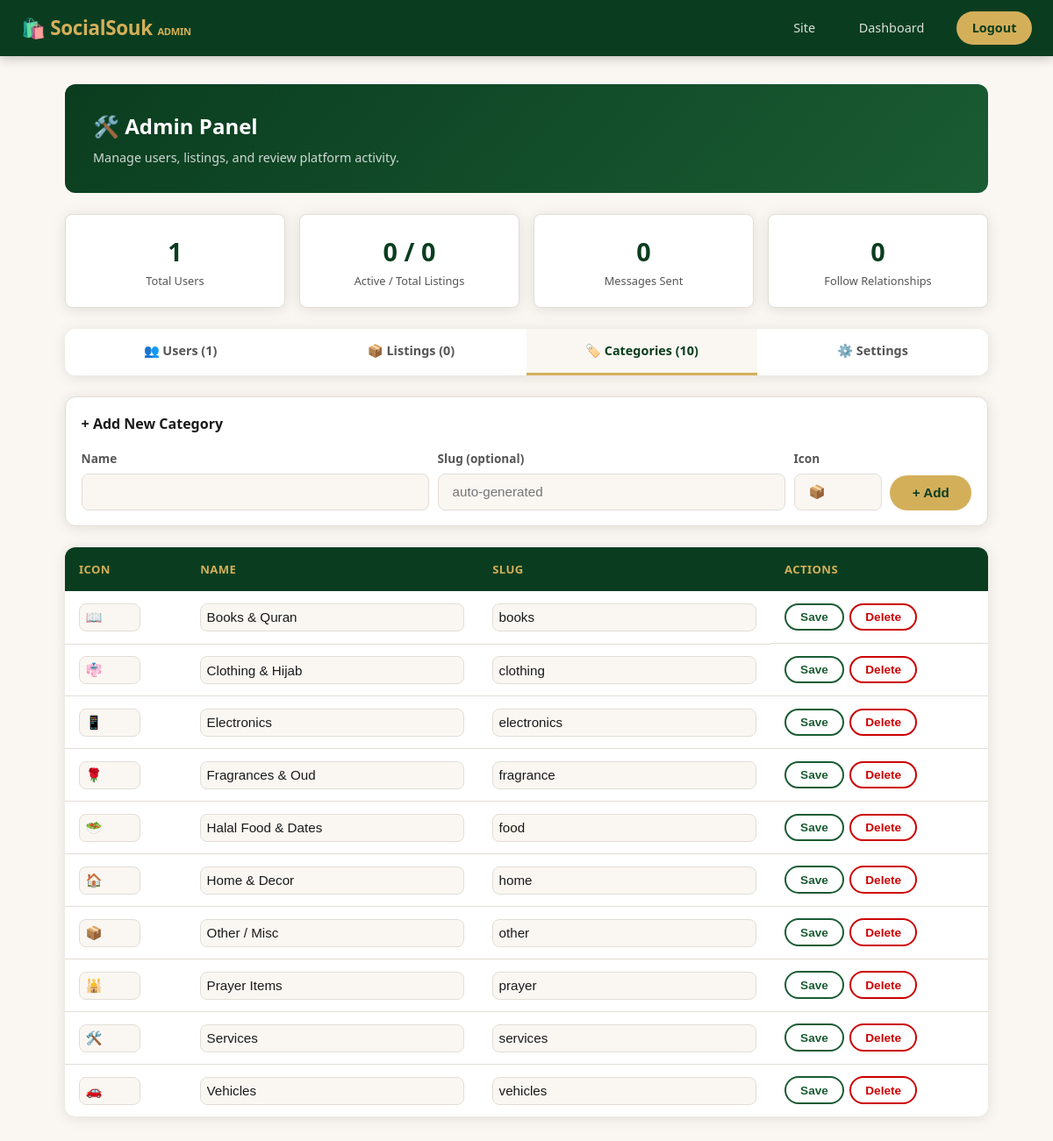
Screenshot of /admin.php?tab=categories (signed in) with the database file from the repository.
### tables this page shows
CREATE TABLE IF NOT EXISTS categories (
    id    INT UNSIGNED AUTO_INCREMENT PRIMARY KEY,
    name  VARCHAR(100) NOT NULL,
    slug  VARCHAR(100) NOT NULL UNIQUE,
    icon  VARCHAR(10)
);

### db.php (called while the page is built, shortened)
<?php
function e(string $s): string {
    return htmlspecialchars($s, ENT_QUOTES, 'UTF-8');
}

### admin.php (the view, shortened to what this page needs)
<?php
require_once __DIR__ . '/db.php';
$tab = $_GET['tab'] ?? 'users';
$stats = $pdo->query(
    "SELECT (SELECT COUNT(*) FROM users) AS total_users,
            (SELECT COUNT(*) FROM listings) AS total_listings,
            (SELECT COUNT(*) FROM listings WHERE is_active = 1) AS active_listings,
            (SELECT COUNT(*) FROM messages) AS total_messages,
            (SELECT COUNT(*) FROM follows) AS total_follows"
)->fetch();
$users = $pdo->query('SELECT * FROM users ORDER BY created_at DESC')->fetchAll();
$listings = $pdo->query(
    'SELECT l.*, u.name AS seller_name FROM listings l JOIN users u ON u.id = l.user_id ORDER BY l.created_at DESC'
)->fetchAll();
$categories = $pdo->query('SELECT * FROM categories ORDER BY name')->fetchAll();
?>
<!DOCTYPE html>
<html lang="en">
<head>
<link rel="stylesheet" href="style.css">
</head>
<body>
<nav class="navbar">
    <div class="nav-brand">🛍️ <?= e(SITE_NAME) ?> <small style="color:var(--gold);font-size:.7rem">ADMIN</small></div>
    <div class="nav-links">
        <a href="index.php">Site</a>
        <a href="dashboard.php">Dashboard</a>
        <a href="logout.php" class="nav-btn">Logout</a>
    </div>
</nav>
<div class="dashboard-wrap" style="max-width:1100px">
    <div class="dashboard-header">
        <h2>🛠️ Admin Panel</h2>
        <p>Manage users, listings, and review platform activity.</p>
    </div>
    <div class="stat-cards" style="display:grid;grid-template-columns:repeat(auto-fit,minmax(150px,1fr));gap:1rem;margin-bottom:1.5rem">
        <div class="stat-card" style="background:var(--white);border-radius:var(--radius-sm);padding:1.2rem;box-shadow:var(--shadow);border:1.5px solid var(--border);text-align:center">
            <div style="font-size:1.8rem;font-weight:800;color:var(--green-deep)"><?= (int) $stats['total_users'] ?></div>
            <div style="font-size:.8rem;color:var(--text-mid)">Total Users</div>
        </div>
        <div class="stat-card" style="background:var(--white);border-radius:var(--radius-sm);padding:1.2rem;box-shadow:var(--shadow);border:1.5px solid var(--border);text-align:center">
            <div style="font-size:1.8rem;font-weight:800;color:var(--green-deep)"><?= (int) $stats['active_listings'] ?> / <?= (int) $stats['total_listings'] ?></div>
            <div style="font-size:.8rem;color:var(--text-mid)">Active / Total Listings</div>
        </div>
        <div class="stat-card" style="background:var(--white);border-radius:var(--radius-sm);padding:1.2rem;box-shadow:var(--shadow);border:1.5px solid var(--border);text-align:center">
            <div style="font-size:1.8rem;font-weight:800;color:var(--green-deep)"><?= (int) $stats['total_messages'] ?></div>
            <div style="font-size:.8rem;color:var(--text-mid)">Messages Sent</div>
        </div>
        <div class="stat-card" style="background:var(--white);border-radius:var(--radius-sm);padding:1.2rem;box-shadow:var(--shadow);border:1.5px solid var(--border);text-align:center">
            <div style="font-size:1.8rem;font-weight:800;color:var(--green-deep)"><?= (int) $stats['total_follows'] ?></div>
            <div style="font-size:.8rem;color:var(--text-mid)">Follow Relationships</div>
        </div>
    </div>
    <div class="tabs">
        <a href="?tab=users" class="tab-btn <?= $tab === 'users' ? 'active' : '' ?>" style="text-decoration:none;display:block;text-align:center">👥 Users (<?= count($users) ?>)</a>
        <a href="?tab=listings" class="tab-btn <?= $tab === 'listings' ? 'active' : '' ?>" style="text-decoration:none;display:block;text-align:center">📦 Listings (<?= count($listings) ?>)</a>
        <a href="?tab=categories" class="tab-btn <?= $tab === 'categories' ? 'active' : '' ?>" style="text-decoration:none;display:block;text-align:center">🏷️ Categories (<?= count($categories) ?>)</a>
        <a href="?tab=settings" class="tab-btn <?= $tab === 'settings' ? 'active' : '' ?>" style="text-decoration:none;display:block;text-align:center">⚙️ Settings</a>
    </div>
    <?php if ($tab === 'listings'): ?>
        <div style="display:flex;justify-content:flex-end;margin-bottom:1rem">
            <a href="?export=listings" class="btn btn-outline btn-sm">⬇ Download CSV</a>
        </div>
        <table class="table">
            <thead><tr><th>Title</th><th>Seller</th><th>Price</th><th>City</th><th>Halal</th><th>Views</th><th>Status</th><th>Actions</th></tr></thead>
            <tbody>
                <?php foreach ($listings as $l): ?>
                <tr>
                    <td><a href="listing.php?id=<?= (int) $l['id'] ?>" target="_blank"><?= e($l['title']) ?></a></td>
                    <td><?= e($l['seller_name']) ?></td>
                    <td><?= $l['price'] > 0 ? '$' . number_format((float) $l['price']) : 'Free/Swap' ?></td>
                    <td><?= e($l['city'] ?: '—') ?></td>
                    <td><?= $l['halal_badge'] ? '✓' : '—' ?></td>
                    <td><?= (int) $l['views'] ?></td>
                    <td><span class="badge <?= $l['is_active'] ? 'badge-active' : 'badge-closed' ?>"><?= $l['is_active'] ? 'Active' : 'Hidden' ?></span></td>
                    <td style="display:flex;gap:.4rem">
                        <a href="edit-listing.php?id=<?= (int) $l['id'] ?>" class="btn btn-sm btn-outline">Edit</a>
                        <form method="post"><input type="hidden" name="_csrf" value="<?= e(csrf()) ?>"><button type="submit" name="toggle_listing" value="<?= (int) $l['id'] ?>" class="btn btn-sm btn-outline"><?= $l['is_active'] ? 'Hide' : 'Show' ?></button></form>
                        <form method="post" onsubmit="return confirm('Delete this listing permanently?')"><input type="hidden" name="_csrf" value="<?= e(csrf()) ?>"><button type="submit" name="delete_listing" value="<?= (int) $l['id'] ?>" class="btn btn-sm btn-outline" style="color:#c00;border-color:#c00">Delete</button></form>
                    </td>
                </tr>
                <?php endforeach; ?>
            </tbody>
        </table>
    <?php elseif ($tab === 'categories'): ?>
        <div class="card" style="margin-bottom:1.5rem"><div class="card-body">
            <h3 style="font-size:1rem;margin-bottom:1rem">+ Add New Category</h3>
            <form method="post" style="display:grid;grid-template-columns:1fr 1fr 100px auto;gap:.6rem;align-items:end">
                <div class="form-group" style="margin:0"><label class="form-label">Name</label><input type="text" name="name" class="form-control" required></div>
                <div class="form-group" style="margin:0"><label class="form-label">Slug (optional)</label><input type="text" name="slug" class="form-control" placeholder="auto-generated"></div>
                <div class="form-group" style="margin:0"><label class="form-label">Icon</label><input type="text" name="icon" class="form-control" placeholder="📦"></div>
                <button type="submit" name="add_category" value="1" class="btn btn-primary">+ Add</button>
            </form>
        </div></div>
        <table class="table">
            <thead><tr><th>Icon</th><th>Name</th><th>Slug</th><th>Actions</th></tr></thead>
            <tbody>
                <?php foreach ($categories as $c): $fid = 'cat-' . (int) $c['id']; ?>
                <tr>
                    <td><input type="text" name="icon" form="<?= $fid ?>" value="<?= e($c['icon']) ?>" class="form-control" style="width:70px;padding:.4rem"></td>
                    <td><input type="text" name="name" form="<?= $fid ?>" value="<?= e($c['name']) ?>" class="form-control" style="padding:.4rem"></td>
                    <td><input type="text" name="slug" form="<?= $fid ?>" value="<?= e($c['slug']) ?>" class="form-control" style="padding:.4rem"></td>
                    <td style="display:flex;gap:.4rem">
                        <form method="post" id="<?= $fid ?>" style="display:inline">
                            <button type="submit" name="edit_category" value="<?= (int) $c['id'] ?>" class="btn btn-sm btn-outline">Save</button>
                        </form>
                        <form method="post" onsubmit="return confirm('Delete this category? Listings using it will become uncategorized.')" style="display:inline">
                            <button type="submit" name="delete_category" value="<?= (int) $c['id'] ?>" class="btn btn-sm btn-outline" style="color:#c00;border-color:#c00">Delete</button>
                        </form>
                    </td>
                </tr>
                <?php endforeach; ?>
            </tbody>
        </table>
    <?php endif; ?>
</div>
</body>
</html>

### style.css (style rules this page uses)
:root { --green-deep: #0a3d1f; --green-mid: #1a5c33; --green-light: #2d7a4a; --gold: #d4af5a; --gold-dark: #b8973b; --gold-light: #f0d78a; --cream: #faf7f2; --white: #ffffff; --text: #1a1a1a; --text-mid: #555; --text-light: #888; --border: #e2ddd6; --shadow: 0 2px 16px rgba(0,0,0,.10); --shadow-lg: 0 8px 32px rgba(0,0,0,.15); --radius: 12px; --radius-sm: 8px; --transition: .2s ease; }
*, *::before, *::after { box-sizing: border-box; margin: 0; padding: 0; }
body { font-family: 'Segoe UI', system-ui, -apple-system, sans-serif; background: var(--cream); color: var(--text); line-height: 1.6; }
a { color: var(--green-mid); text-decoration: none; }
.navbar { background: var(--green-deep); padding: 0 1.5rem; display: flex; align-items: center; justify-content: space-between; height: 64px; position: sticky; top: 0; z-index: 100; box-shadow: 0 2px 12px rgba(0,0,0,.25); }
.nav-brand { font-size: 1.4rem; font-weight: 700; color: var(--gold); letter-spacing: -.3px; }
.nav-links { display: flex; align-items: center; gap: 1.5rem; }
.nav-links a { color: rgba(255,255,255,.85); font-size: .9rem; font-weight: 500; padding: .4rem .8rem; border-radius: 6px; transition: var(--transition); }
.nav-btn { background: var(--gold) !important; color: var(--green-deep) !important; font-weight: 700 !important; padding: .45rem 1.1rem !important; border-radius: 20px !important; }
.btn { display: inline-flex; align-items: center; gap: .4rem; padding: .7rem 1.6rem; border-radius: 25px; font-size: .95rem; font-weight: 600; cursor: pointer; border: none; transition: var(--transition); text-decoration: none; }
.btn-primary { background: var(--gold); color: var(--green-deep); }
.btn-outline { background: transparent; color: var(--green-mid); border: 2px solid var(--green-mid); }
.btn-sm { padding: .4rem 1rem; font-size: .85rem; }
.card { background: var(--white); border-radius: var(--radius); overflow: hidden; box-shadow: var(--shadow); transition: var(--transition); border: 1.5px solid var(--border); }
.card-body { padding: 1.1rem; }
.form-group { margin-bottom: 1.1rem; }
.form-label { display: block; font-size: .85rem; font-weight: 600; color: var(--text-mid); margin-bottom: .4rem; }
.form-control { width: 100%; padding: .7rem 1rem; border: 1.5px solid var(--border); border-radius: var(--radius-sm); font-size: .95rem; color: var(--text); background: var(--cream); outline: none; transition: var(--transition); }
.dashboard-wrap { max-width: 1000px; margin: 2rem auto; padding: 0 1.5rem; }
.dashboard-header { background: linear-gradient(135deg, var(--green-deep), var(--green-mid)); color: var(--white); border-radius: var(--radius); padding: 1.8rem 2rem; margin-bottom: 1.5rem; }
.dashboard-header h2 { font-size: 1.5rem; font-weight: 700; }
.dashboard-header p { opacity: .8; font-size: .9rem; margin-top: .3rem; }
.tabs { display: flex; gap: 0; background: var(--white); border-radius: var(--radius); overflow: hidden; box-shadow: var(--shadow); margin-bottom: 1.5rem; }
.tab-btn { flex: 1; padding: .85rem; font-size: .9rem; font-weight: 600; background: none; border: none; cursor: pointer; color: var(--text-mid); border-bottom: 3px solid transparent; transition: var(--transition); }
.tab-btn.active { color: var(--green-deep); border-bottom-color: var(--gold); background: var(--cream); }
.table { width: 100%; border-collapse: collapse; background: var(--white); border-radius: var(--radius); overflow: hidden; box-shadow: var(--shadow); }
.table th { background: var(--green-deep); color: var(--gold); padding: .9rem 1rem; text-align: left; font-size: .82rem; text-transform: uppercase; letter-spacing: .4px; }
.table td { padding: .85rem 1rem; border-bottom: 1px solid var(--border); font-size: .9rem; }
.table tr:last-child td { border-bottom: none; }

### rows the page displays
categories: icon "📖", name "Books & Quran", slug "books", $c['id'] 1 (drawn)
categories: icon "👘", name "Clothing & Hijab", slug "clothing", $c['id'] 2 (drawn)
categories: icon "📱", name "Electronics", slug "electronics", $c['id'] 6 (drawn)
categories: icon "🌹", name "Fragrances & Oud", slug "fragrance", $c['id'] 5 (drawn)
categories: icon "🥗", name "Halal Food & Dates", slug "food", $c['id'] 4 (drawn)
categories: icon "🏠", name "Home & Decor", slug "home", $c['id'] 7 (drawn)
categories: icon "📦", name "Other / Misc", slug "other", $c['id'] 10 (drawn)
categories: icon "🕌", name "Prayer Items", slug "prayer", $c['id'] 3 (drawn)
categories: icon "🛠️", name "Services", slug "services", $c['id'] 9 (drawn)
categories: icon "🚗", name "Vehicles", slug "vehicles", $c['id'] 8 (drawn)

### other values shown
SITE_NAME "SocialSouk"
$stats['total_users'] "1"
$stats['active_listings'] "0"
$stats['total_listings'] "0"
$stats['total_messages'] "0"
$stats['total_follows'] "0"
count($users) "1"
count($listings) "0"
count($categories) "10"
